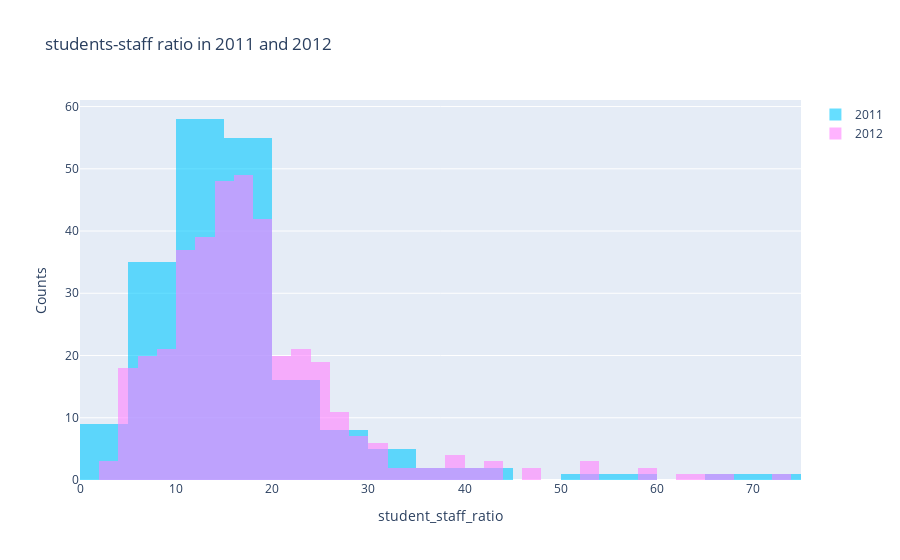

The code cell stored with this chart in its notebook:
### Markdown cell above
# Histogram
# students-staff ratio in 2011 and 2012 years

### Code cell
fst_trace= go.Histogram(x= x2011,
                        opacity= 0.75,
                        name= '2011',
                        marker= dict(color= 'rgba(0, 200, 255, 0.8)'))

scs_trace=go.Histogram(x= x2012,
                        opacity= 0.75,
                        name= '2012',
                        marker= dict(color= 'rgba(255, 128, 255, 0.8)'))

data= [fst_trace, scs_trace] 
layout= go.Layout(barmode= 'overlay',
                  title= ' students-staff ratio in 2011 and 2012',
                  xaxis= dict(title= 'student_staff_ratio'),
                  yaxis= dict(title= 'Counts'))
fig= dict(data= data, layout= layout)
iplot(fig)

### Figure 1 — Plotly figure (JSON) as saved in the notebook; plotly's stock layout.template omitted (floating-point values rounded to 4 significant figures; data arrays with more than 128 entries replaced by an {"elided": "..."} marker saying what was removed)
{"data": [{"marker": {"color": "rgba(0, 200, 255, 0.8)"}, "opacity": 0.75, "type": "histogram", "name": "2011", "x": {"elided": "200 float values"}}, {"marker": {"color": "rgba(255, 128, 255, 0.8)"}, "opacity": 0.75, "type": "histogram", "name": "2012", "x": {"elided": "402 float values"}}], "layout": {"barmode": "overlay", "yaxis": {"title": {"text": "Counts"}}, "xaxis": {"title": {"text": "student_staff_ratio"}}, "title": {"text": " students-staff ratio in 2011 and 2012"}}}
